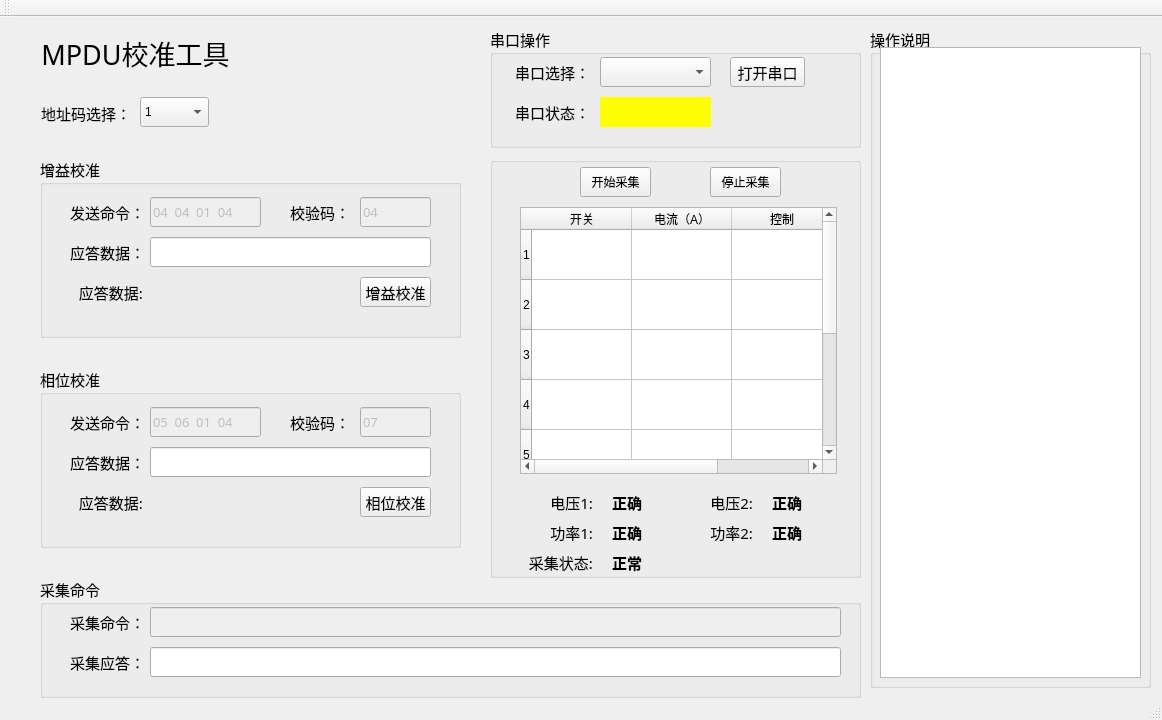
<?xml version="1.0" encoding="UTF-8"?>
<ui version="4.0">
 <class>MainWindow</class>
 <widget class="QMainWindow" name="MainWindow">
  <property name="enabled">
   <bool>true</bool>
  </property>
  <property name="geometry">
   <rect>
    <x>0</x>
    <y>0</y>
    <width>1162</width>
    <height>720</height>
   </rect>
  </property>
  <property name="windowTitle">
   <string>MainWindow</string>
  </property>
  <widget class="QWidget" name="centralWidget">
   <widget class="QLabel" name="titlelabel">
    <property name="geometry">
     <rect>
      <x>20</x>
      <y>10</y>
      <width>231</width>
      <height>51</height>
     </rect>
    </property>
    <property name="font">
     <font>
      <family>微软雅黑</family>
      <pointsize>20</pointsize>
     </font>
    </property>
    <property name="text">
     <string>MPDU校准工具</string>
    </property>
    <property name="alignment">
     <set>Qt::AlignCenter</set>
    </property>
   </widget>
   <widget class="QLabel" name="label_6">
    <property name="geometry">
     <rect>
      <x>40</x>
      <y>79</y>
      <width>91</width>
      <height>35</height>
     </rect>
    </property>
    <property name="font">
     <font>
      <family>等线</family>
      <pointsize>11</pointsize>
     </font>
    </property>
    <property name="text">
     <string>地址码选择：</string>
    </property>
    <property name="alignment">
     <set>Qt::AlignRight|Qt::AlignTrailing|Qt::AlignVCenter</set>
    </property>
   </widget>
   <widget class="QComboBox" name="comboBox_2">
    <property name="geometry">
     <rect>
      <x>140</x>
      <y>80</y>
      <width>69</width>
      <height>30</height>
     </rect>
    </property>
    <item>
     <property name="text">
      <string>1</string>
     </property>
    </item>
    <item>
     <property name="text">
      <string>2</string>
     </property>
    </item>
    <item>
     <property name="text">
      <string>3</string>
     </property>
    </item>
    <item>
     <property name="text">
      <string>4</string>
     </property>
    </item>
   </widget>
   <widget class="QGroupBox" name="groupBox">
    <property name="geometry">
     <rect>
      <x>40</x>
      <y>140</y>
      <width>421</width>
      <height>181</height>
     </rect>
    </property>
    <property name="font">
     <font>
      <family>宋体</family>
      <pointsize>11</pointsize>
     </font>
    </property>
    <property name="title">
     <string>增益校准</string>
    </property>
    <widget class="QLabel" name="label_7">
     <property name="geometry">
      <rect>
       <x>30</x>
       <y>40</y>
       <width>73</width>
       <height>30</height>
      </rect>
     </property>
     <property name="font">
      <font>
       <family>幼圆</family>
       <pointsize>11</pointsize>
      </font>
     </property>
     <property name="text">
      <string>发送命令：</string>
     </property>
    </widget>
    <widget class="QLineEdit" name="lineEdit_2">
     <property name="enabled">
      <bool>false</bool>
     </property>
     <property name="geometry">
      <rect>
       <x>110</x>
       <y>40</y>
       <width>111</width>
       <height>30</height>
      </rect>
     </property>
     <property name="font">
      <font>
       <family>仿宋</family>
       <pointsize>10</pointsize>
      </font>
     </property>
     <property name="text">
      <string>04  04  01  04</string>
     </property>
    </widget>
    <widget class="QLineEdit" name="lineEdit_3">
     <property name="enabled">
      <bool>false</bool>
     </property>
     <property name="geometry">
      <rect>
       <x>320</x>
       <y>40</y>
       <width>71</width>
       <height>30</height>
      </rect>
     </property>
     <property name="font">
      <font>
       <family>仿宋</family>
       <pointsize>10</pointsize>
      </font>
     </property>
     <property name="text">
      <string>04</string>
     </property>
    </widget>
    <widget class="QLabel" name="label_8">
     <property name="geometry">
      <rect>
       <x>250</x>
       <y>40</y>
       <width>54</width>
       <height>30</height>
      </rect>
     </property>
     <property name="font">
      <font>
       <family>幼圆</family>
       <pointsize>11</pointsize>
      </font>
     </property>
     <property name="text">
      <string>校验码：</string>
     </property>
    </widget>
    <widget class="QLineEdit" name="lineEdit_4">
     <property name="geometry">
      <rect>
       <x>110</x>
       <y>80</y>
       <width>281</width>
       <height>30</height>
      </rect>
     </property>
    </widget>
    <widget class="QLabel" name="label_9">
     <property name="geometry">
      <rect>
       <x>30</x>
       <y>80</y>
       <width>73</width>
       <height>30</height>
      </rect>
     </property>
     <property name="font">
      <font>
       <family>幼圆</family>
       <pointsize>11</pointsize>
      </font>
     </property>
     <property name="text">
      <string>应答数据：</string>
     </property>
    </widget>
    <widget class="QLabel" name="label_10">
     <property name="geometry">
      <rect>
       <x>30</x>
       <y>120</y>
       <width>73</width>
       <height>30</height>
      </rect>
     </property>
     <property name="font">
      <font>
       <family>幼圆</family>
       <pointsize>11</pointsize>
      </font>
     </property>
     <property name="text">
      <string>应答数据:</string>
     </property>
     <property name="alignment">
      <set>Qt::AlignRight|Qt::AlignTrailing|Qt::AlignVCenter</set>
     </property>
    </widget>
    <widget class="QLabel" name="label_11">
     <property name="geometry">
      <rect>
       <x>110</x>
       <y>120</y>
       <width>181</width>
       <height>30</height>
      </rect>
     </property>
     <property name="font">
      <font>
       <family>仿宋</family>
       <pointsize>11</pointsize>
       <weight>75</weight>
       <bold>true</bold>
      </font>
     </property>
     <property name="styleSheet">
      <string notr="true"/>
     </property>
     <property name="text">
      <string/>
     </property>
     <property name="alignment">
      <set>Qt::AlignCenter</set>
     </property>
    </widget>
    <widget class="QPushButton" name="pushButton_3">
     <property name="geometry">
      <rect>
       <x>320</x>
       <y>120</y>
       <width>71</width>
       <height>30</height>
      </rect>
     </property>
     <property name="text">
      <string>增益校准</string>
     </property>
    </widget>
    <zorder>label_7</zorder>
    <zorder>lineEdit_2</zorder>
    <zorder>lineEdit_3</zorder>
    <zorder>label_8</zorder>
    <zorder>lineEdit_4</zorder>
    <zorder>label_9</zorder>
    <zorder>label_10</zorder>
    <zorder>label_11</zorder>
    <zorder>pushButton_3</zorder>
    <zorder>textEdit</zorder>
   </widget>
   <widget class="QGroupBox" name="groupBox_2">
    <property name="geometry">
     <rect>
      <x>40</x>
      <y>350</y>
      <width>421</width>
      <height>181</height>
     </rect>
    </property>
    <property name="font">
     <font>
      <family>宋体</family>
      <pointsize>11</pointsize>
     </font>
    </property>
    <property name="title">
     <string>相位校准</string>
    </property>
    <widget class="QLabel" name="label_12">
     <property name="geometry">
      <rect>
       <x>30</x>
       <y>40</y>
       <width>73</width>
       <height>30</height>
      </rect>
     </property>
     <property name="font">
      <font>
       <family>幼圆</family>
       <pointsize>11</pointsize>
      </font>
     </property>
     <property name="text">
      <string>发送命令：</string>
     </property>
    </widget>
    <widget class="QLineEdit" name="lineEdit_5">
     <property name="enabled">
      <bool>false</bool>
     </property>
     <property name="geometry">
      <rect>
       <x>110</x>
       <y>40</y>
       <width>111</width>
       <height>30</height>
      </rect>
     </property>
     <property name="font">
      <font>
       <family>仿宋</family>
       <pointsize>10</pointsize>
      </font>
     </property>
     <property name="text">
      <string>05  06  01  04</string>
     </property>
    </widget>
    <widget class="QLineEdit" name="lineEdit_6">
     <property name="enabled">
      <bool>false</bool>
     </property>
     <property name="geometry">
      <rect>
       <x>320</x>
       <y>40</y>
       <width>71</width>
       <height>30</height>
      </rect>
     </property>
     <property name="font">
      <font>
       <family>仿宋</family>
       <pointsize>10</pointsize>
      </font>
     </property>
     <property name="text">
      <string>07</string>
     </property>
    </widget>
    <widget class="QLabel" name="label_13">
     <property name="geometry">
      <rect>
       <x>250</x>
       <y>40</y>
       <width>54</width>
       <height>30</height>
      </rect>
     </property>
     <property name="font">
      <font>
       <family>幼圆</family>
       <pointsize>11</pointsize>
      </font>
     </property>
     <property name="text">
      <string>校验码：</string>
     </property>
    </widget>
    <widget class="QLineEdit" name="lineEdit_7">
     <property name="geometry">
      <rect>
       <x>110</x>
       <y>80</y>
       <width>281</width>
       <height>30</height>
      </rect>
     </property>
    </widget>
    <widget class="QLabel" name="label_14">
     <property name="geometry">
      <rect>
       <x>30</x>
       <y>80</y>
       <width>73</width>
       <height>30</height>
      </rect>
     </property>
     <property name="font">
      <font>
       <family>幼圆</family>
       <pointsize>11</pointsize>
      </font>
     </property>
     <property name="text">
      <string>应答数据：</string>
     </property>
    </widget>
    <widget class="QLabel" name="label_15">
     <property name="geometry">
      <rect>
       <x>30</x>
       <y>120</y>
       <width>73</width>
       <height>30</height>
      </rect>
     </property>
     <property name="font">
      <font>
       <family>幼圆</family>
       <pointsize>11</pointsize>
      </font>
     </property>
     <property name="text">
      <string>应答数据:</string>
     </property>
     <property name="alignment">
      <set>Qt::AlignRight|Qt::AlignTrailing|Qt::AlignVCenter</set>
     </property>
    </widget>
    <widget class="QLabel" name="label_16">
     <property name="geometry">
      <rect>
       <x>110</x>
       <y>120</y>
       <width>51</width>
       <height>30</height>
      </rect>
     </property>
     <property name="font">
      <font>
       <family>仿宋</family>
       <pointsize>11</pointsize>
       <weight>75</weight>
       <bold>true</bold>
      </font>
     </property>
     <property name="text">
      <string/>
     </property>
     <property name="alignment">
      <set>Qt::AlignCenter</set>
     </property>
    </widget>
    <widget class="QPushButton" name="pushButton_4">
     <property name="geometry">
      <rect>
       <x>320</x>
       <y>120</y>
       <width>71</width>
       <height>30</height>
      </rect>
     </property>
     <property name="text">
      <string>相位校准</string>
     </property>
    </widget>
   </widget>
   <widget class="QGroupBox" name="groupBox_3">
    <property name="geometry">
     <rect>
      <x>40</x>
      <y>560</y>
      <width>821</width>
      <height>121</height>
     </rect>
    </property>
    <property name="font">
     <font>
      <family>宋体</family>
      <pointsize>11</pointsize>
     </font>
    </property>
    <property name="title">
     <string>采集命令</string>
    </property>
    <widget class="QLabel" name="label_17">
     <property name="geometry">
      <rect>
       <x>30</x>
       <y>30</y>
       <width>73</width>
       <height>30</height>
      </rect>
     </property>
     <property name="font">
      <font>
       <family>幼圆</family>
       <pointsize>11</pointsize>
      </font>
     </property>
     <property name="text">
      <string>采集命令：</string>
     </property>
    </widget>
    <widget class="QLineEdit" name="lineEdit_8">
     <property name="enabled">
      <bool>false</bool>
     </property>
     <property name="geometry">
      <rect>
       <x>110</x>
       <y>30</y>
       <width>691</width>
       <height>30</height>
      </rect>
     </property>
     <property name="font">
      <font>
       <family>仿宋</family>
       <pointsize>10</pointsize>
       <weight>75</weight>
       <bold>true</bold>
      </font>
     </property>
     <property name="text">
      <string/>
     </property>
    </widget>
    <widget class="QLineEdit" name="lineEdit_10">
     <property name="geometry">
      <rect>
       <x>110</x>
       <y>70</y>
       <width>691</width>
       <height>30</height>
      </rect>
     </property>
    </widget>
    <widget class="QLabel" name="label_19">
     <property name="geometry">
      <rect>
       <x>30</x>
       <y>70</y>
       <width>73</width>
       <height>30</height>
      </rect>
     </property>
     <property name="font">
      <font>
       <family>幼圆</family>
       <pointsize>11</pointsize>
      </font>
     </property>
     <property name="text">
      <string>采集应答：</string>
     </property>
    </widget>
   </widget>
   <widget class="QGroupBox" name="groupBox_4">
    <property name="geometry">
     <rect>
      <x>490</x>
      <y>10</y>
      <width>371</width>
      <height>121</height>
     </rect>
    </property>
    <property name="font">
     <font>
      <family>宋体</family>
      <pointsize>11</pointsize>
     </font>
    </property>
    <property name="title">
     <string>串口操作</string>
    </property>
    <widget class="QLabel" name="label">
     <property name="geometry">
      <rect>
       <x>0</x>
       <y>30</y>
       <width>100</width>
       <height>30</height>
      </rect>
     </property>
     <property name="font">
      <font>
       <family>幼圆</family>
       <pointsize>11</pointsize>
       <weight>50</weight>
       <bold>false</bold>
      </font>
     </property>
     <property name="text">
      <string>串口选择：</string>
     </property>
     <property name="alignment">
      <set>Qt::AlignRight|Qt::AlignTrailing|Qt::AlignVCenter</set>
     </property>
    </widget>
    <widget class="QComboBox" name="comboBox">
     <property name="geometry">
      <rect>
       <x>110</x>
       <y>30</y>
       <width>111</width>
       <height>30</height>
      </rect>
     </property>
    </widget>
    <widget class="QPushButton" name="pushButton_2">
     <property name="geometry">
      <rect>
       <x>240</x>
       <y>30</y>
       <width>75</width>
       <height>30</height>
      </rect>
     </property>
     <property name="text">
      <string>打开串口</string>
     </property>
    </widget>
    <widget class="QLabel" name="label_3">
     <property name="geometry">
      <rect>
       <x>0</x>
       <y>70</y>
       <width>100</width>
       <height>30</height>
      </rect>
     </property>
     <property name="font">
      <font>
       <family>幼圆</family>
       <pointsize>11</pointsize>
       <weight>50</weight>
       <bold>false</bold>
      </font>
     </property>
     <property name="text">
      <string>串口状态：</string>
     </property>
     <property name="alignment">
      <set>Qt::AlignRight|Qt::AlignTrailing|Qt::AlignVCenter</set>
     </property>
    </widget>
    <widget class="QLabel" name="label_2">
     <property name="geometry">
      <rect>
       <x>110</x>
       <y>70</y>
       <width>111</width>
       <height>30</height>
      </rect>
     </property>
     <property name="styleSheet">
      <string notr="true">background-color: rgb(255, 255, 0);</string>
     </property>
     <property name="text">
      <string/>
     </property>
    </widget>
   </widget>
   <widget class="QGroupBox" name="groupBox_5">
    <property name="geometry">
     <rect>
      <x>490</x>
      <y>140</y>
      <width>371</width>
      <height>421</height>
     </rect>
    </property>
    <property name="title">
     <string/>
    </property>
    <widget class="QTableWidget" name="tableWidget">
     <property name="geometry">
      <rect>
       <x>30</x>
       <y>50</y>
       <width>317</width>
       <height>267</height>
      </rect>
     </property>
     <attribute name="horizontalHeaderMinimumSectionSize">
      <number>30</number>
     </attribute>
     <attribute name="verticalHeaderMinimumSectionSize">
      <number>50</number>
     </attribute>
     <row>
      <property name="text">
       <string>1</string>
      </property>
     </row>
     <row>
      <property name="text">
       <string>2</string>
      </property>
     </row>
     <row>
      <property name="text">
       <string>3</string>
      </property>
     </row>
     <row>
      <property name="text">
       <string>4</string>
      </property>
     </row>
     <row>
      <property name="text">
       <string>5</string>
      </property>
     </row>
     <row>
      <property name="text">
       <string>6</string>
      </property>
     </row>
     <row>
      <property name="text">
       <string>7</string>
      </property>
     </row>
     <row>
      <property name="text">
       <string>8</string>
      </property>
     </row>
     <column>
      <property name="text">
       <string>开关</string>
      </property>
     </column>
     <column>
      <property name="text">
       <string>电流（A）</string>
      </property>
     </column>
     <column>
      <property name="text">
       <string>控制</string>
      </property>
     </column>
    </widget>
    <widget class="QLabel" name="label_25">
     <property name="geometry">
      <rect>
       <x>270</x>
       <y>360</y>
       <width>54</width>
       <height>30</height>
      </rect>
     </property>
     <property name="font">
      <font>
       <family>仿宋</family>
       <pointsize>11</pointsize>
       <weight>75</weight>
       <bold>true</bold>
      </font>
     </property>
     <property name="text">
      <string>正确</string>
     </property>
     <property name="alignment">
      <set>Qt::AlignCenter</set>
     </property>
    </widget>
    <widget class="QLabel" name="label_23">
     <property name="geometry">
      <rect>
       <x>110</x>
       <y>360</y>
       <width>54</width>
       <height>30</height>
      </rect>
     </property>
     <property name="font">
      <font>
       <family>仿宋</family>
       <pointsize>11</pointsize>
       <weight>75</weight>
       <bold>true</bold>
      </font>
     </property>
     <property name="text">
      <string>正确</string>
     </property>
     <property name="alignment">
      <set>Qt::AlignCenter</set>
     </property>
    </widget>
    <widget class="QLabel" name="label_27">
     <property name="geometry">
      <rect>
       <x>110</x>
       <y>390</y>
       <width>54</width>
       <height>30</height>
      </rect>
     </property>
     <property name="font">
      <font>
       <family>仿宋</family>
       <pointsize>11</pointsize>
       <weight>75</weight>
       <bold>true</bold>
      </font>
     </property>
     <property name="text">
      <string>正常</string>
     </property>
     <property name="alignment">
      <set>Qt::AlignCenter</set>
     </property>
    </widget>
    <widget class="QLabel" name="label_18">
     <property name="geometry">
      <rect>
       <x>110</x>
       <y>330</y>
       <width>54</width>
       <height>30</height>
      </rect>
     </property>
     <property name="font">
      <font>
       <family>仿宋</family>
       <pointsize>11</pointsize>
       <weight>75</weight>
       <bold>true</bold>
      </font>
     </property>
     <property name="text">
      <string>正确</string>
     </property>
     <property name="alignment">
      <set>Qt::AlignCenter</set>
     </property>
    </widget>
    <widget class="QLabel" name="label_21">
     <property name="geometry">
      <rect>
       <x>270</x>
       <y>330</y>
       <width>54</width>
       <height>30</height>
      </rect>
     </property>
     <property name="font">
      <font>
       <family>仿宋</family>
       <pointsize>11</pointsize>
       <weight>75</weight>
       <bold>true</bold>
      </font>
     </property>
     <property name="text">
      <string>正确</string>
     </property>
     <property name="alignment">
      <set>Qt::AlignCenter</set>
     </property>
    </widget>
    <widget class="QLabel" name="label_20">
     <property name="geometry">
      <rect>
       <x>30</x>
       <y>330</y>
       <width>73</width>
       <height>30</height>
      </rect>
     </property>
     <property name="font">
      <font>
       <family>幼圆</family>
       <pointsize>11</pointsize>
      </font>
     </property>
     <property name="text">
      <string>电压1:</string>
     </property>
     <property name="alignment">
      <set>Qt::AlignRight|Qt::AlignTrailing|Qt::AlignVCenter</set>
     </property>
    </widget>
    <widget class="QLabel" name="label_24">
     <property name="geometry">
      <rect>
       <x>30</x>
       <y>360</y>
       <width>73</width>
       <height>30</height>
      </rect>
     </property>
     <property name="font">
      <font>
       <family>幼圆</family>
       <pointsize>11</pointsize>
      </font>
     </property>
     <property name="text">
      <string>功率1:</string>
     </property>
     <property name="alignment">
      <set>Qt::AlignRight|Qt::AlignTrailing|Qt::AlignVCenter</set>
     </property>
    </widget>
    <widget class="QLabel" name="label_22">
     <property name="geometry">
      <rect>
       <x>190</x>
       <y>330</y>
       <width>73</width>
       <height>30</height>
      </rect>
     </property>
     <property name="font">
      <font>
       <family>幼圆</family>
       <pointsize>11</pointsize>
      </font>
     </property>
     <property name="text">
      <string>电压2:</string>
     </property>
     <property name="alignment">
      <set>Qt::AlignRight|Qt::AlignTrailing|Qt::AlignVCenter</set>
     </property>
    </widget>
    <widget class="QLabel" name="label_28">
     <property name="geometry">
      <rect>
       <x>30</x>
       <y>390</y>
       <width>73</width>
       <height>30</height>
      </rect>
     </property>
     <property name="font">
      <font>
       <family>幼圆</family>
       <pointsize>11</pointsize>
      </font>
     </property>
     <property name="text">
      <string>采集状态:</string>
     </property>
     <property name="alignment">
      <set>Qt::AlignRight|Qt::AlignTrailing|Qt::AlignVCenter</set>
     </property>
    </widget>
    <widget class="QLabel" name="label_26">
     <property name="geometry">
      <rect>
       <x>190</x>
       <y>360</y>
       <width>73</width>
       <height>30</height>
      </rect>
     </property>
     <property name="font">
      <font>
       <family>幼圆</family>
       <pointsize>11</pointsize>
      </font>
     </property>
     <property name="text">
      <string>功率2:</string>
     </property>
     <property name="alignment">
      <set>Qt::AlignRight|Qt::AlignTrailing|Qt::AlignVCenter</set>
     </property>
    </widget>
    <widget class="QPushButton" name="pushButton_6">
     <property name="geometry">
      <rect>
       <x>220</x>
       <y>10</y>
       <width>71</width>
       <height>30</height>
      </rect>
     </property>
     <property name="text">
      <string>停止采集</string>
     </property>
    </widget>
    <widget class="QPushButton" name="pushButton_5">
     <property name="geometry">
      <rect>
       <x>90</x>
       <y>10</y>
       <width>71</width>
       <height>30</height>
      </rect>
     </property>
     <property name="text">
      <string>开始采集</string>
     </property>
    </widget>
   </widget>
   <widget class="QGroupBox" name="groupBox_6">
    <property name="geometry">
     <rect>
      <x>870</x>
      <y>10</y>
      <width>281</width>
      <height>661</height>
     </rect>
    </property>
    <property name="font">
     <font>
      <family>宋体</family>
      <pointsize>11</pointsize>
     </font>
    </property>
    <property name="title">
     <string>操作说明</string>
    </property>
    <widget class="QTextEdit" name="textEdit">
     <property name="enabled">
      <bool>true</bool>
     </property>
     <property name="geometry">
      <rect>
       <x>10</x>
       <y>20</y>
       <width>261</width>
       <height>631</height>
      </rect>
     </property>
     <property name="font">
      <font>
       <family>04b_21</family>
       <pointsize>12</pointsize>
      </font>
     </property>
     <property name="html">
      <string>&lt;!DOCTYPE HTML PUBLIC &quot;-//W3C//DTD HTML 4.0//EN&quot; &quot;http://www.w3.org/TR/REC-html40/strict.dtd&quot;&gt;
&lt;html&gt;&lt;head&gt;&lt;meta name=&quot;qrichtext&quot; content=&quot;1&quot; /&gt;&lt;style type=&quot;text/css&quot;&gt;
p, li { white-space: pre-wrap; }
&lt;/style&gt;&lt;/head&gt;&lt;body style=&quot; font-family:'04b_21'; font-size:12pt; font-weight:400; font-style:normal;&quot;&gt;
&lt;p style=&quot;-qt-paragraph-type:empty; margin-top:0px; margin-bottom:0px; margin-left:0px; margin-right:0px; -qt-block-indent:0; text-indent:0px;&quot;&gt;&lt;br /&gt;&lt;/p&gt;&lt;/body&gt;&lt;/html&gt;</string>
     </property>
    </widget>
   </widget>
  </widget>
  <widget class="QMenuBar" name="menuBar">
   <property name="geometry">
    <rect>
     <x>0</x>
     <y>0</y>
     <width>1162</width>
     <height>23</height>
    </rect>
   </property>
  </widget>
  <widget class="QToolBar" name="mainToolBar">
   <attribute name="toolBarArea">
    <enum>TopToolBarArea</enum>
   </attribute>
   <attribute name="toolBarBreak">
    <bool>false</bool>
   </attribute>
  </widget>
  <widget class="QStatusBar" name="statusBar"/>
 </widget>
 <layoutdefault spacing="6" margin="11"/>
 <resources/>
 <connections/>
</ui>
